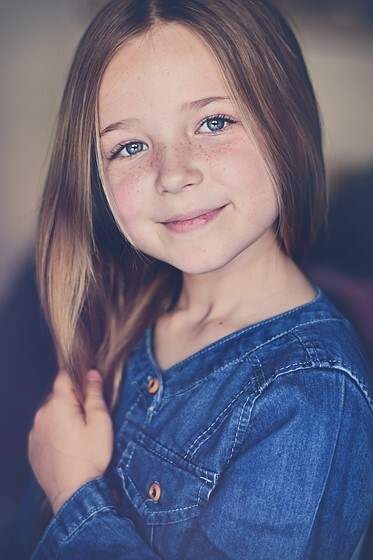
#> input picture group 414/lab1/IvanManchur/images/low_contrast.jpg, 373 x 560 px, found by its file name
$ jupyter execute --allow-errors ComputerVision.ipynb   (older library calls are emulated)
#> lines starting #> are read from the running program, lines starting #| are printed output that depends on the picture
Вибрати з інтернету два зображення з різною деталізацією об’єктів та два зображення
з різним контрастом. Без використання жодних бібліотек для обробки зображень
(наприклад Open CV), виконати відповідне завдання (номер завдання вказано у
рейтинговій таблиці)
1. Виконати 1D лінійну фільтрацію зображення з різними значеннми K i L. Провести
порівняльний аналіз
2. Виконати 2D лінійну фільтрацію зображення з різними значеннями ядра. Провести
порівняльний аналіз
3. Виконати box-фільтрацію зображення з різними значеннями ядра. Провести
порівняльний аналіз
4. Виконати медіанну фільтрацію зображення з різними значеннями ядра. Провести
порівняльний аналіз
5. Виконати фільтрацію Гауса з різними значеннями параметрами ядра розмиття.
Провести порівняльний аналіз
6. Виконати гістограмний зсув ліворуч(див. лекція No1). Провести порівняльний
аналіз
7. Виконати гістограмний зсув праворуч (див. лекція No1). Провести порівняльний
аналіз
8. Виконати гістограмне збільшення контрастності (див. лекція No1). Провести
порівняльний аналіз
9. Виконати гістограмне зменшення контрастності (див. лекція No1). Провести
порівняльний аналіз
10. Виконати гістограмне збільшення гамми (див. лекція No1). Провести порівняльний
аналіз
11. Виконати гістограмне зменшення гамми (див. лекція No1). Провести порівняльний
аналіз
12. Виконати детекцію границь на зображеннях за допомогою операторів Roberts,
Sobel. Провести порівняльний аналіз
13. Виконати детекцію границь на зображеннях за допомогою операторів Sobel,
Prewitt. Провести порівняльний аналіз.
14. Виконати детекцію границь на зображеннях за допомогою операторів Canny.
Провести порівняльний аналіз.
15. Виконати детекцію границь на зображеннях за допомогою операторів Kirsch,
Laplacian. Провести порівняльний аналіз.

[cell 1]
import numpy as np
import cv2
import matplotlib.pyplot as plt

[cell 2]
# [10 lines left out: function display_images, not called in this run]

def display_image(img : np.ndarray, name: str):
    plt.imshow(cv2.cvtColor(img, cv2.COLOR_BGR2RGB), cmap='gray')
    plt.axis('off')
    plt.show()

[cell 3]
image_names = ["low_contrast.jpg", "low_detalisation.jpg", "high_detalisation.jpg", "high_contrast.jpg"]
images = [cv2.imread('/home/lavuna47/Projects/drone-ai/notebooks/images/' + img_str) for img_str in image_names]
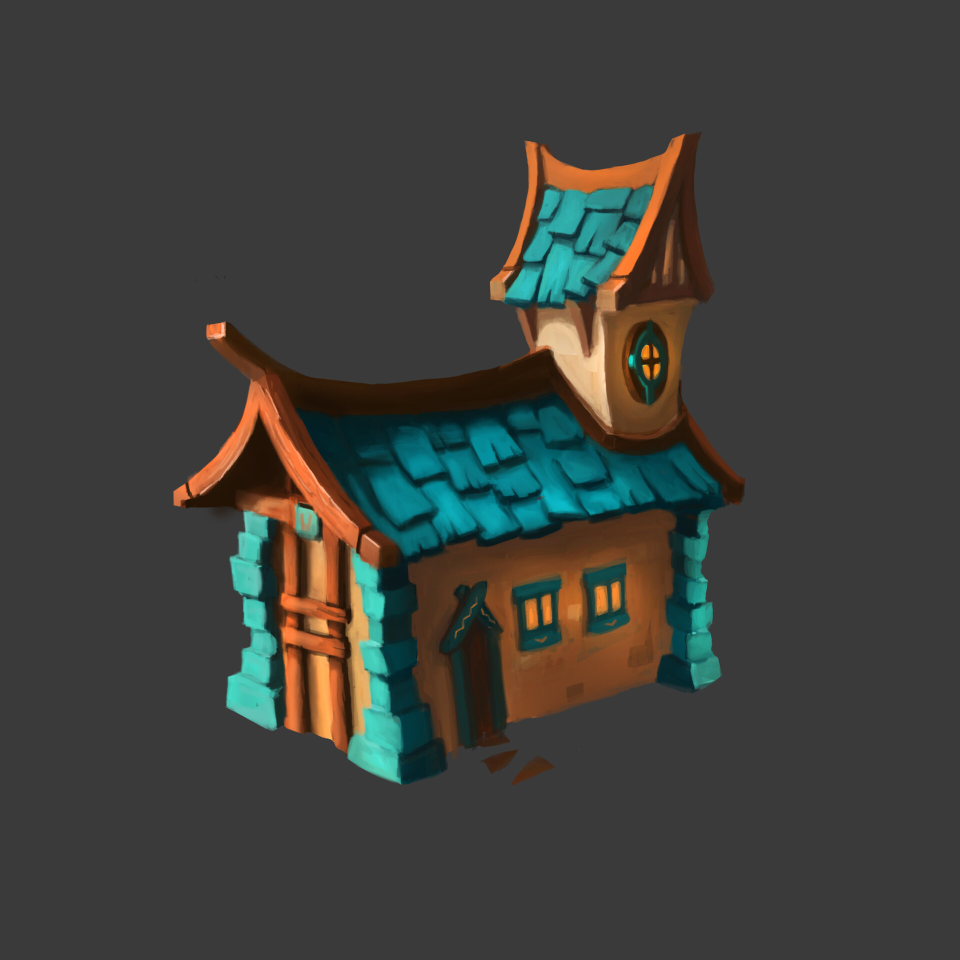
#> input picture group 414/lab1/IvanManchur/images/low_detalisation.jpg, 1920 x 1920 px, found by its file name (shown at 1/2 size)
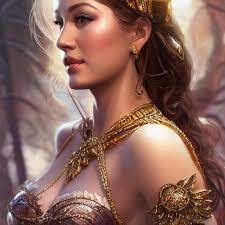
#> input picture group 414/lab1/IvanManchur/images/high_detalisation.jpg, 225 x 225 px, found by its file name
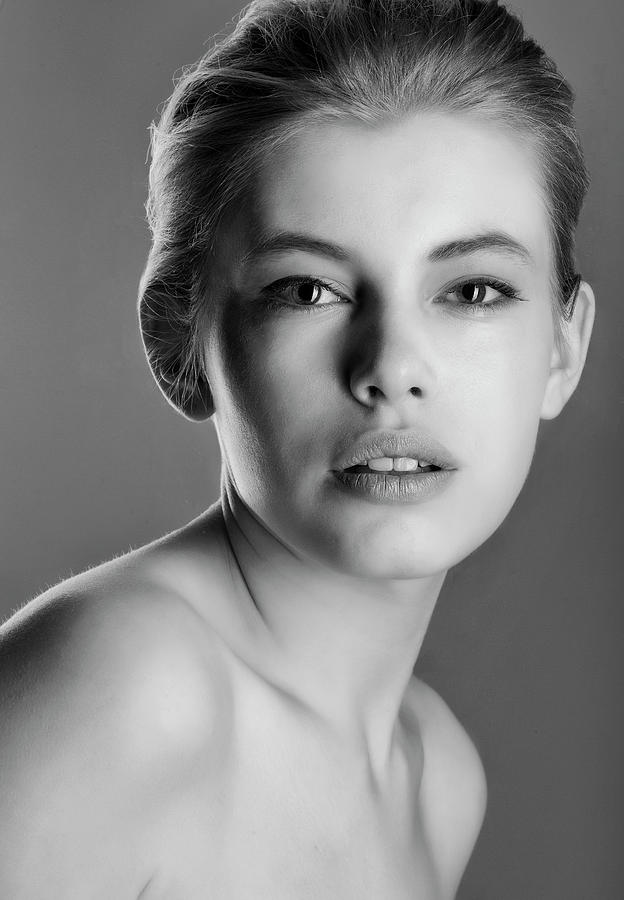
#> input picture group 414/lab1/IvanManchur/images/high_contrast.jpg, 624 x 900 px, found by its file name
#> images = 4 items

[cell 4]
for img in images:
    display_image(img, "")
#> this loop made 4 passes

<h3> 1. Виконати 1D лінійну фільтрацію зображення з різними значеннми K i L. Провести
порівняльний аналіз </h3>

[cell 5]
type(images[0])

[cell 6]
def linear_filter_1d(img: np.ndarray, K: float, L: int):
    img = np.asarray(img, dtype=np.float)
    img = img*K + L
    # clip pixel values
    img[img > 255] = 255
    img[img < 0] = 0
    return np.asarray(img, dtype = np.int)


img = images[0]
#> img is the input picture: shape (560, 373, 3); mean B, G, R 123.7, 104, 107.8
gray = cv2.cvtColor(img, cv2.COLOR_BGR2GRAY)
# k = 0.5, l = 0
out1 = linear_filter_1d(gray, 0.5, 0)
# k = 1., l = 10
out2 = linear_filter_1d(gray, 1., 10)
# k = 0.8, l = 15
out3 = linear_filter_1d(gray, 0.7, 25)
res = np.hstack([gray,out1, out2, out3])
plt.imshow(res, cmap='gray')
plt.axis('off')
plt.show()

<b> Аналіз: зміна параметрів K та L впливає на контрастність зображення. Якщо K > 1, то контрастність збільшується, якщо K < 1, то контрастність зменшується. Якщо L > 0, то контрастність збільшується, якщо L < 0, то контрастність зменшується. </b>

<h3> 2. Виконати 2D лінійну фільтрацію зображення з різними значеннями ядра. Провести
порівняльний аналіз </h3>

[cell 7]
def filter_2d(image: np.array, kernel: np.array):
    """
    :param image: 2D array (Matrix) that represents image
    :param kernel: 2D array (Matrix) that represents filter
    :return: filtered image
    """
    image_height = image.shape[0]
    image_width = image.shape[1]
    kernel_height = kernel.shape[0]
    kernel_width = kernel.shape[1]
    image_out_height = image_height - kernel_height + 1
    image_out_width = image_width - kernel_width + 1
    image_out = np.zeros((image_out_height, image_out_width), dtype=np.int8)

    for i in range(image_out_height):
        for j in range(image_out_width):
            img_slice = image[i:i+kernel_width, j:j+kernel_height]
            new_array = img_slice * kernel
            val = np.sum(np.sum(new_array, axis=0))
            val = max(0, min(255, val))
            image_out[i, j] = val

    return image_out

[cell 8]
kernel1 = np.array([[0, 0, 0],
                   [0, 4, 0],
                   [0, 0, 0]], dtype=float)
kernel2 = np.array([[-1, -1, -1],
                   [0, 0, 0],
                   [1, 1, 1]], dtype=np.int8)
gray = cv2.cvtColor(img, cv2.COLOR_BGR2GRAY)
out1 = filter_2d(gray, kernel1)
out2 = filter_2d(gray, kernel2)

display_image(gray, "gray")
#> (the rest of this cell did not finish here and is left out)

<b> Аналіз: 2D фільтрація може використовуватися для відсіювання лишньої інформації низького рівня(низько-рівневі фічі). У першій картинці було визначено точкові ключові точкі картинки(щоб це не означало) у другій - горизонтальні лінії</b>

<h3> 3. Виконати box-фільтрацію зображення з різними значеннями ядра. Провести
порівняльний аналіз </h3>

[cell 9]
kernel1 = np.array([[1, 1, 1],
                   [1, 4, 1],
                   [1, 1, 1]], dtype=float) / 9
kernel2 = np.array([[1, 1, 1, 1, 1],
                   [1, 1, 1, 1, 1],
                   [1, 1, 1, 1, 1],
                   [1, 1, 1, 1, 1],
                   [1, 1, 1, 1, 1]], dtype=float) / 25.
gray = cv2.cvtColor(images[2], cv2.COLOR_BGR2GRAY)
#> gray: shape (225, 225)
out1 = filter_2d(gray, kernel1)
#> after the loop in filter_2d (call 3), `for i in range(image_out_height):`:
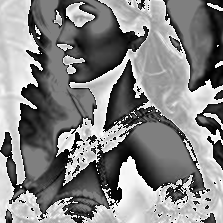
#> image_out: shape (223, 223) int8; min -128, max 127, mean 3.7; drawn with min black and max white
out2 = filter_2d(gray, kernel2)
#> after the loop in filter_2d (call 4), `for i in range(image_out_height):`:
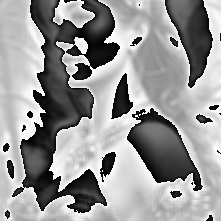
#> image_out: shape (221, 221) int8; min -128, max 127, mean 22.8; drawn with min black and max white

display_image(gray, "gray")
#> (the rest of this cell did not finish here and is left out)

<b> Аналіз: Можна побачити, що box-фільтрація впливає на розмиття картинки, при чому чим більша kernel-матриця - тим більше розмиття</b>

<h3> 4. Виконати медіанну фільтрацію зображення з різними значеннями ядра. Провести
порівняльний аналіз</h3>

[cell 10]
def equalize_hist(image: np.array):
    # Check if the image is grayscale
    if len(image.shape) > 2:
        raise ValueError("Input image must be grayscale")

    # Calculate the histogram
    hist, _ = np.histogram(image.flatten(), 256, (0, 256))
#> hist = 256 values, max 455 at index 75, min 0 at index 0, mean 197.8

    # Compute the cumulative distribution function (CDF)
    cdf = hist.cumsum()
#> cdf = 256 values from 0 to 50625

    # Normalize the CDF to map pixel intensities from 0 to 255
    cdf_normalized = (cdf - cdf.min()) * 255 / (cdf.max() - cdf.min())
#> cdf_normalized = 256 values from 0 to 255

    # Replace the pixel intensities in the input image using the normalized CDF
    equalized_image = np.interp(image.flatten(), np.arange(256), cdf_normalized).reshape(image.shape)
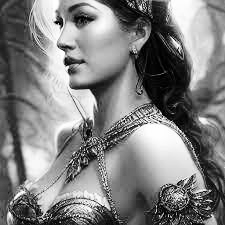
#> equalized_image: shape (225, 225) float64; min 0.0201, max 255, mean 128.2

    # Convert the result to uint8
    equalized_image = equalized_image.astype(np.uint8)

    return equalized_image

[cell 11]
gray = cv2.cvtColor(images[2], cv2.COLOR_BGR2GRAY)
out = equalize_hist(gray)
display_image(gray, "gray")
display_image(out, "out")

<b> Аналіз: Бачимо, що для більш темні пікселі виглядають трохи темніше, а більш-світі - трохи світліше. Зміна контрасту є більш чітко-вираженою як у більш якісних зображеннях</b>

<h3> 5. Виконати фільтрацію Гауса з різними значеннями параметра ядра розмиття.
Провести порівняльний аналіз</h3>

[cell 12]
def generate_gaussian_kernel(kernel_size, sigma):
    one_dim_kernel = cv2.getGaussianKernel(kernel_size, sigma)
    two_dim_kernel = np.outer(one_dim_kernel, one_dim_kernel)
    return two_dim_kernel

[cell 13]
kernel1 = generate_gaussian_kernel(3, 1)
kernel2 = generate_gaussian_kernel(5, 2)
kernel3 = generate_gaussian_kernel(7, 3)

img = images[0]
gray = cv2.cvtColor(img, cv2.COLOR_BGR2GRAY)
out1 = filter_2d(gray, kernel1)
out2 = filter_2d(gray, kernel2)
out3 = filter_2d(gray, kernel3)
#> after the loop in filter_2d (call 7), `for i in range(image_out_height):`:
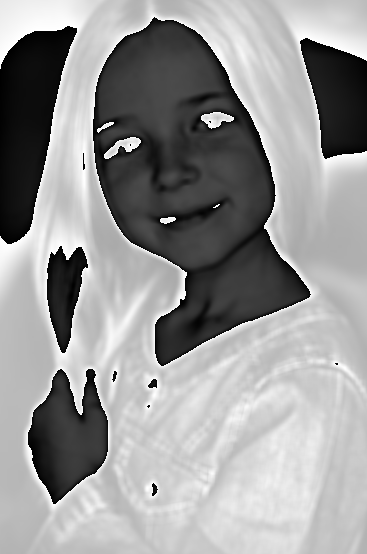
#> image_out: shape (554, 367) int8; min -128, max 127, mean 22.7; drawn with min black and max white
display_image(gray, "gray")
#> (the rest of this cell did not finish here and is left out)

<b> Аналіз: Бачимо більш гладке згладжування по краях(лініях з великим контрастом) картинки</b>

<h3>
6. Виконати гістограмний зсув ліворуч(див. лекція No1). Провести порівняльний
аналіз </h3>
<h3>
7. Виконати гістограмний зсув праворуч (див. лекція No1). Провести порівняльний
аналіз
</h3>

[cell 14]
def shift_histogram(image: np.array, shift_value, direction: str):
#> called with shift_value = 10, direction = 'left'
    if direction == "left":
        shifted_image = np.maximum(image.astype(np.int16) - shift_value, 0).astype(np.uint8)
    elif direction == "right":
        shifted_image = np.maximum(image.astype(np.int16) + shift_value, 0).astype(np.uint8)
    else:
        raise ValueError("Invalid argument for direction!")
    return shifted_image

shifted_left_img1 = shift_histogram(gray, 10, "left")
shifted_left_img2 = shift_histogram(gray, 20, "left")
shifted_left_img3 = shift_histogram(gray, 40, "left")
shifted_left_img4 = shift_histogram(gray, 80, "left")

shifted_right_img1 = shift_histogram(gray, 10, "right")
shifted_right_img2 = shift_histogram(gray, 20, "right")
shifted_right_img3 = shift_histogram(gray, 40, "right")
shifted_right_img4 = shift_histogram(gray, 60, "right")

res = np.hstack([shifted_left_img1, shifted_left_img2, shifted_left_img3, shifted_left_img4])
plt.imshow(res, cmap='gray')
plt.axis('off')
plt.show()

[cell 15]
res = np.hstack([shifted_right_img1, shifted_right_img2, shifted_right_img3, shifted_right_img4])
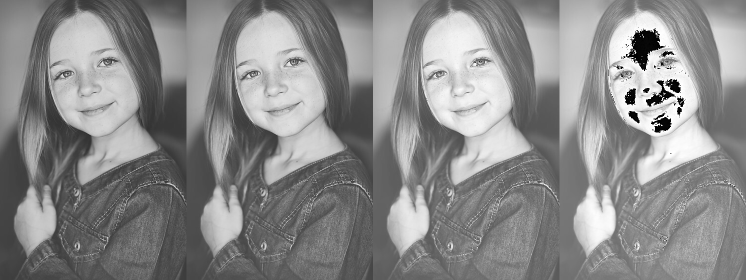
#> res: shape (560, 1492) (shown at 1/2 size); min 0, max 255, mean 137.7
plt.imshow(res, cmap='gray')
plt.axis('off')
plt.show()

<b> Аналіз: Бачимо, що при зсуві вліво ми робимо зображення більш темним, а при зсуві вправо більш світлим. Також при зсуві на 60 одиниць вправо лице дівчинки стає трохи чорнішим.</b>

<h3> 8. Виконати гістограмне збільшення контрастності (див. лекція No1). Провести
порівняльний аналіз </h3>
<h3>
9. Виконати гістограмне зменшення контрастності (див. лекція No1). Провести
порівняльний аналіз
</h3>

[cell 16]
def increase_contrast(image, new_min=0, new_max=255):
#> called with new_min = 0, new_max = 255
    current_min = np.min(image)
#> current_min = 15
    current_max = np.max(image)
#> current_max = 253
    contrast_image = ((image - current_min) * ((new_max - new_min) / (current_max - current_min)) + new_min).astype(np.uint8)
    return contrast_image
def decrease_contrast(image, new_min=50, new_max=205):
#> called with new_min = 50, new_max = 205
    current_min = np.min(image)
#> current_min = 15
    current_max = np.max(image)
#> current_max = 253
    contrast_image = ((image - current_min) * ((new_max - new_min) / (current_max - current_min)) + new_min).astype(np.uint8)
    return contrast_image

[cell 17]
decreased_contrast_image1 = increase_contrast(gray)
increased_contrast_image2 = decrease_contrast(gray)
res = np.hstack([gray, decreased_contrast_image1, increased_contrast_image2])
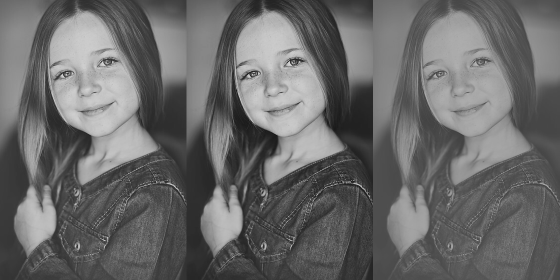
#> res: shape (560, 1119) (shown at 1/2 size); min 0, max 255, mean 105.2
plt.imshow(res, cmap='gray')
plt.axis('off')
plt.show()

<h3> Аналіз: Бачимо, що друга картинка має більш виражений контраст, а третя менш виражений контраст у порівнянні з першою</h3>

<h3> 10. Виконати гістограмне збільшення гамми (див. лекція No1). Провести порівняльний
аналіз </h3>
<h3> 11. Виконати гістограмне зменшення гамми (див. лекція No1). Провести порівняльний
аналіз</h3>

[cell 18]
def adjust_gamma(image, gamma):
#> called with gamma = 0.2
    normalized_image = image / 255.0
    gamma_corrected_image = np.power(normalized_image, gamma)
    output_image = (gamma_corrected_image * 255).astype(np.uint8)
    return output_image

gamma_corrected_image1 = adjust_gamma(gray, 0.2)
gamma_corrected_image2 = adjust_gamma(gray, 0.4)
#> call 2 of adjust_gamma, with gamma = 0.4
#> in adjust_gamma (call 2), `gamma_corrected_image = np.power(normalized_image, gamma)`:
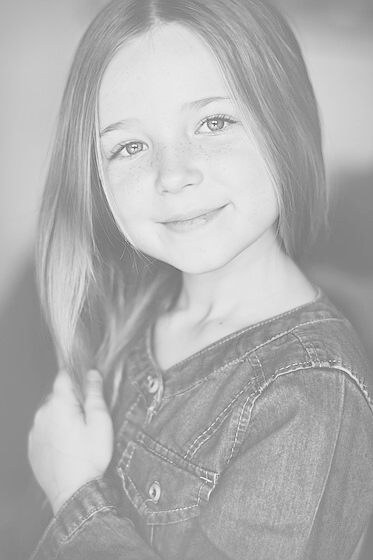
#> gamma_corrected_image: shape (560, 373) float64; min 0.322, max 0.997, mean 0.691
gamma_corrected_image3 = adjust_gamma(gray, 0.6)
gamma_corrected_image4 = adjust_gamma(gray, 0.8)
res = np.hstack([gamma_corrected_image1, gamma_corrected_image2, gamma_corrected_image3, gamma_corrected_image4])
plt.imshow(res, cmap='gray')
plt.axis('off')

<b> Аналіз: Зі збільшенням гамми збільшується контраст картинки</b>

<h3> 12. Виконати детекцію границь на зображеннях за допомогою операторів Roberts,
Sobel. Провести порівняльний аналіз </h3>

[cell 19]
def apply_roberts_filter(image):
    """
    Фільтр Робертса - це оператор розпізнавання краю, який працює шляхом виявлення діагональних градієнтів інтенсивності пікселів. Фільтр Робертса використовує дві перехресні матриці згортки для отримання результатів градієнтів по обох діагоналях.
    """

    # Матриці згортки для фільтру Робертса
    kernel_diag1 = np.array([[1, 0],
                             [0, -1]])
    kernel_diag2 = np.array([[0, 1],
                             [-1, 0]])

    diag1 = filter_2d(image, kernel_diag1)
    diag2 = filter_2d(image, kernel_diag2)

    edge_image = np.sqrt(np.square(diag1) + np.square(diag2))
    edge_image = (edge_image / np.max(edge_image) * 255).astype(np.uint8)

    return edge_image

roberts_filtered_image = apply_roberts_filter(gray)

display_image(roberts_filtered_image, "roberts filter")

[cell 20]
def apply_sobel_filter(image):
    """
    Фільтр Собеля - це оператор розпізнавання краю, який використовує дві перехресні матриці згортки для отримання результатів градієнтів по горизонталі та вертикалі.
    """
    # Матриці згортки для фільтра Собеля
    kernel_horizontal = np.array([[-1, 0, 1],
                                  [-2, 0, 2],
                                  [-1, 0, 1]])

    kernel_vertical = np.array([[-1, -2, -1],
                                [0, 0, 0],
                                [1, 2, 1]])

    # Застосування матриць згортки
    grad_x = filter_2d(image, kernel_horizontal)
    grad_y = filter_2d(image, kernel_vertical)

    # Об'єднання результатів
    edge_image = np.sqrt(np.square(grad_x) + np.square(grad_y))
    edge_image = (edge_image / np.max(edge_image) * 255).astype(np.uint8)

    return edge_image

sobel_filtered_image = apply_sobel_filter(gray)

display_image(sobel_filtered_image, "sobel filter")

<b> Аналіз: Фільтр Собеля дуже багато непотрібних фіч не фільтрує на відміну від філтра Робертса </b>

<h3> 13. Виконати детекцію границь на зображеннях за допомогою операторів Sobel,
Prewitt. Провести порівняльний аналіз. </h3>

[cell 21]
def apply_prewitt_filter(image):
    # Матриці згортки для детектора краю Превітта
    kernel_horizontal = np.array([[-1, 0, 1],
                                  [-1, 0, 1],
                                  [-1, 0, 1]])

    kernel_vertical = np.array([[-1, -1, -1],
                                [0, 0, 0],
                                [1, 1, 1]])

    # Застосування матриць згортки
    grad_x = filter_2d(image, kernel_horizontal)
    grad_y = filter_2d(image, kernel_vertical)

    # Об'єднання результатів
    edge_image = np.sqrt(np.square(grad_x) + np.square(grad_y))
    edge_image = (edge_image / np.max(edge_image) * 255).astype(np.uint8)
    return edge_image

prewitt_filtered_image = apply_prewitt_filter(gray)

display_image(prewitt_filtered_image, "prewitt filter")

<h3> 14. Виконати детекцію границь на зображеннях за допомогою операторів Canny.
Провести порівняльний аналіз. </h3>

[cell 22]
def gaussian_kernel(size, sigma):
    ax = np.linspace(-(size // 2), (size // 2), size)
    xx, yy = np.meshgrid(ax, ax)

    kernel = np.exp(-(xx**2 + yy**2) / (2 * sigma**2))
    return kernel / np.sum(kernel)

def apply_gaussian_blur(image, kernel_size, sigma):
    # Verify if the image is grayscale
    if len(image.shape) > 2:
        raise ValueError("Input image must be grayscale")

    kernel = gaussian_kernel(kernel_size, sigma)
    return cv2.filter2D(image, -1, kernel)

# [61 lines left out: functions gradient, non_maximum_suppression, double_threshold, hysteresis, not called in this run]

def canny(image, lower_threshold_ratio, upper_threshold_ratio, gaussian_blur_size=(5, 5)):
    blurred_image = apply_gaussian_blur(image, gaussian_blur_size, 0)
    magnitude, angle = gradient(blurred_image)
    suppressed = non_maximum_suppression(magnitude, angle)
    thresholded = double_threshold(suppressed, lower_threshold_ratio, upper_threshold_ratio)
    edge_image = hysteresis(thresholded)

    return edge_image

# Застосувати детектор краю Кенні
lower_threshold = 100
upper_threshold = 150
#> (the rest of this cell did not finish here and is left out)

<h3> Аналіз: Детекція границь Кенні є більш складною та якіснішою, ніж попередні методи - Собеля, Превітта, Роберта</h3>

<h3> 15. Виконати детекцію границь на зображеннях за допомогою операторів Kirsch,
Laplacian. Провести порівняльний аналіз. <h3>

[cell 23]
def apply_kirsch(image):
    kirsch_kernels = np.array([
        [[ 5,  5,  5], [-3,  0, -3], [-3, -3, -3]],
        [[ 5,  5, -3], [ 5,  0, -3], [-3, -3, -3]],
        [[ 5, -3, -3], [ 5,  0, -3], [ 5, -3, -3]],
        [[-3, -3, -3], [ 5,  0, -3], [ 5,  5, -3]],
        [[-3, -3, -3], [-3,  0, -3], [ 5,  5,  5]],
        [[-3, -3, -3], [-3,  0,  5], [-3,  5,  5]],
        [[-3, -3,  5], [-3,  0,  5], [-3, -3,  5]],
        [[-3,  5,  5], [-3,  0,  5], [-3, -3, -3]]
    ])

    edge_image = np.zeros_like(image, dtype=np.float32)

    for kernel in kirsch_kernels:
        edge_image = np.maximum(edge_image, cv2.filter2D(image, -1, kernel))

    return edge_image.astype(np.uint8)

kirsch_image = apply_kirsch(gray)
display_image(kirsch_image, "kirsch edge detection algo")

[cell 24]
def apply_laplacian(image):
    laplacian_kernel = np.array([
        [0,  1, 0],
        [1, -4, 1],
        [0,  1, 0]
    ])

    edge_image = filter_2d(image, laplacian_kernel)
